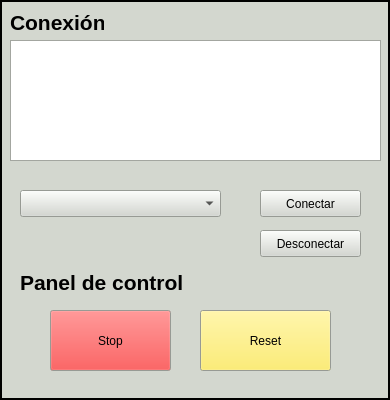
     <widget class="QFrame" name="FrameIzq">
      <property name="enabled">
       <bool>true</bool>
      </property>
      <property name="sizePolicy">
       <sizepolicy hsizetype="Fixed" vsizetype="Fixed">
        <horstretch>0</horstretch>
        <verstretch>0</verstretch>
       </sizepolicy>
      </property>
      <property name="minimumSize">
       <size>
        <width>390</width>
        <height>400</height>
       </size>
      </property>
      <property name="palette">
       <palette>
        <active>
         <colorrole role="WindowText">
          <brush brushstyle="SolidPattern">
           <color alpha="255">
            <red>0</red>
            <green>0</green>
            <blue>0</blue>
           </color>
          </brush>
         </colorrole>
         <colorrole role="Button">
          <brush brushstyle="SolidPattern">
           <color alpha="255">
            <red>211</red>
            <green>215</green>
            <blue>207</blue>
           </color>
          </brush>
         </colorrole>
         <colorrole role="Light">
          <brush brushstyle="SolidPattern">
           <color alpha="255">
            <red>255</red>
            <green>255</green>
            <blue>255</blue>
           </color>
          </brush>
         </colorrole>
         <colorrole role="Midlight">
          <brush brushstyle="SolidPattern">
           <color alpha="255">
            <red>233</red>
            <green>235</green>
            <blue>231</blue>
           </color>
          </brush>
         </colorrole>
         <colorrole role="Dark">
          <brush brushstyle="SolidPattern">
           <color alpha="255">
            <red>105</red>
            <green>107</green>
            <blue>103</blue>
           </color>
          </brush>
         </colorrole>
         <colorrole role="Mid">
          <brush brushstyle="SolidPattern">
           <color alpha="255">
            <red>141</red>
            <green>143</green>
            <blue>138</blue>
           </color>
          </brush>
         </colorrole>
         <colorrole role="Text">
          <brush brushstyle="SolidPattern">
           <color alpha="255">
            <red>0</red>
            <green>0</green>
            <blue>0</blue>
           </color>
          </brush>
         </colorrole>
         <colorrole role="BrightText">
          <brush brushstyle="SolidPattern">
           <color alpha="255">
            <red>255</red>
            <green>255</green>
            <blue>255</blue>
           </color>
          </brush>
         </colorrole>
         <colorrole role="ButtonText">
          <brush brushstyle="SolidPattern">
           <color alpha="255">
            <red>0</red>
            <green>0</green>
            <blue>0</blue>
           </color>
          </brush>
         </colorrole>
         <colorrole role="Base">
          <brush brushstyle="SolidPattern">
           <color alpha="255">
            <red>255</red>
            <green>255</green>
            <blue>255</blue>
           </color>
          </brush>
         </colorrole>
         <colorrole role="Window">
          <brush brushstyle="SolidPattern">
           <color alpha="255">
            <red>211</red>
            <green>215</green>
            <blue>207</blue>
           </color>
          </brush>
         </colorrole>
         <colorrole role="Shadow">
          <brush brushstyle="SolidPattern">
           <color alpha="255">
            <red>0</red>
            <green>0</green>
            <blue>0</blue>
           </color>
          </brush>
         </colorrole>
         <colorrole role="AlternateBase">
          <brush brushstyle="SolidPattern">
           <color alpha="255">
            <red>233</red>
            <green>235</green>
            <blue>231</blue>
           </color>
          </brush>
         </colorrole>
         <colorrole role="ToolTipBase">
          <brush brushstyle="SolidPattern">
           <color alpha="255">
            <red>255</red>
            <green>255</green>
            <blue>220</blue>
           </color>
          </brush>
         </colorrole>
         <colorrole role="ToolTipText">
          <brush brushstyle="SolidPattern">
           <color alpha="255">
            <red>0</red>
            <green>0</green>
            <blue>0</blue>
           </color>
          </brush>
         </colorrole>
         <!--colorrole role="PlaceholderText">
          <brush brushstyle="SolidPattern">
           <color alpha="128">
            <red>0</red>
            <green>0</green>
            <blue>0</blue>
           </color>
          </brush>
         </colorrole-->
        </active>
        <inactive>
         <colorrole role="WindowText">
          <brush brushstyle="SolidPattern">
           <color alpha="255">
            <red>0</red>
            <green>0</green>
            <blue>0</blue>
           </color>
          </brush>
         </colorrole>
         <colorrole role="Button">
          <brush brushstyle="SolidPattern">
           <color alpha="255">
            <red>211</red>
            <green>215</green>
            <blue>207</blue>
           </color>
          </brush>
         </colorrole>
         <colorrole role="Light">
          <brush brushstyle="SolidPattern">
           <color alpha="255">
            <red>255</red>
            <green>255</green>
            <blue>255</blue>
           </color>
          </brush>
         </colorrole>
         <colorrole role="Midlight">
          <brush brushstyle="SolidPattern">
           <color alpha="255">
            <red>233</red>
            <green>235</green>
            <blue>231</blue>
           </color>
          </brush>
         </colorrole>
         <colorrole role="Dark">
          <brush brushstyle="SolidPattern">
           <color alpha="255">
            <red>105</red>
            <green>107</green>
            <blue>103</blue>
           </color>
          </brush>
         </colorrole>
         <colorrole role="Mid">
          <brush brushstyle="SolidPattern">
           <color alpha="255">
            <red>141</red>
            <green>143</green>
            <blue>138</blue>
           </color>
          </brush>
         </colorrole>
         <colorrole role="Text">
          <brush brushstyle="SolidPattern">
           <color alpha="255">
            <red>0</red>
            <green>0</green>
            <blue>0</blue>
           </color>
          </brush>
         </colorrole>
         <colorrole role="BrightText">
          <brush brushstyle="SolidPattern">
           <color alpha="255">
            <red>255</red>
            <green>255</green>
            <blue>255</blue>
           </color>
          </brush>
         </colorrole>
         <colorrole role="ButtonText">
          <brush brushstyle="SolidPattern">
           <color alpha="255">
            <red>0</red>
            <green>0</green>
            <blue>0</blue>
           </color>
          </brush>
         </colorrole>
         <colorrole role="Base">
          <brush brushstyle="SolidPattern">
           <color alpha="255">
            <red>255</red>
            <green>255</green>
            <blue>255</blue>
           </color>
          </brush>
         </colorrole>
         <colorrole role="Window">
          <brush brushstyle="SolidPattern">
           <color alpha="255">
            <red>211</red>
            <green>215</green>
            <blue>207</blue>
           </color>
          </brush>
         </colorrole>
         <colorrole role="Shadow">
          <brush brushstyle="SolidPattern">
           <color alpha="255">
            <red>0</red>
            <green>0</green>
            <blue>0</blue>
           </color>
          </brush>
         </colorrole>
         <colorrole role="AlternateBase">
          <brush brushstyle="SolidPattern">
           <color alpha="255">
            <red>233</red>
            <green>235</green>
            <blue>231</blue>
           </color>
          </brush>
         </colorrole>
         <colorrole role="ToolTipBase">
          <brush brushstyle="SolidPattern">
           <color alpha="255">
            <red>255</red>
            <green>255</green>
            <blue>220</blue>
           </color>
          </brush>
         </colorrole>
         <colorrole role="ToolTipText">
          <brush brushstyle="SolidPattern">
           <color alpha="255">
            <red>0</red>
            <green>0</green>
            <blue>0</blue>
           </color>
          </brush>
         </colorrole>
         <!--colorrole role="PlaceholderText">
          <brush brushstyle="SolidPattern">
           <color alpha="128">
            <red>0</red>
            <green>0</green>
            <blue>0</blue>
           </color>
          </brush>
         </colorrole-->
        </inactive>
        <disabled>
         <colorrole role="WindowText">
          <brush brushstyle="SolidPattern">
           <color alpha="255">
            <red>105</red>
            <green>107</green>
            <blue>103</blue>
           </color>
          </brush>
         </colorrole>
         <colorrole role="Button">
          <brush brushstyle="SolidPattern">
           <color alpha="255">
            <red>211</red>
            <green>215</green>
            <blue>207</blue>
           </color>
          </brush>
         </colorrole>
         <colorrole role="Light">
          <brush brushstyle="SolidPattern">
           <color alpha="255">
            <red>255</red>
            <green>255</green>
            <blue>255</blue>
           </color>
          </brush>
         </colorrole>
         <colorrole role="Midlight">
          <brush brushstyle="SolidPattern">
           <color alpha="255">
            <red>233</red>
            <green>235</green>
            <blue>231</blue>
           </color>
          </brush>
         </colorrole>
         <colorrole role="Dark">
          <brush brushstyle="SolidPattern">
           <color alpha="255">
            <red>105</red>
            <green>107</green>
            <blue>103</blue>
           </color>
          </brush>
         </colorrole>
         <colorrole role="Mid">
          <brush brushstyle="SolidPattern">
           <color alpha="255">
            <red>141</red>
            <green>143</green>
            <blue>138</blue>
           </color>
          </brush>
         </colorrole>
         <colorrole role="Text">
          <brush brushstyle="SolidPattern">
           <color alpha="255">
            <red>105</red>
            <green>107</green>
            <blue>103</blue>
           </color>
          </brush>
         </colorrole>
         <colorrole role="BrightText">
          <brush brushstyle="SolidPattern">
           <color alpha="255">
            <red>255</red>
            <green>255</green>
            <blue>255</blue>
           </color>
          </brush>
         </colorrole>
         <colorrole role="ButtonText">
          <brush brushstyle="SolidPattern">
           <color alpha="255">
            <red>105</red>
            <green>107</green>
            <blue>103</blue>
           </color>
          </brush>
         </colorrole>
         <colorrole role="Base">
          <brush brushstyle="SolidPattern">
           <color alpha="255">
            <red>211</red>
            <green>215</green>
            <blue>207</blue>
           </color>
          </brush>
         </colorrole>
         <colorrole role="Window">
          <brush brushstyle="SolidPattern">
           <color alpha="255">
            <red>211</red>
            <green>215</green>
            <blue>207</blue>
           </color>
          </brush>
         </colorrole>
         <colorrole role="Shadow">
          <brush brushstyle="SolidPattern">
           <color alpha="255">
            <red>0</red>
            <green>0</green>
            <blue>0</blue>
           </color>
          </brush>
         </colorrole>
         <colorrole role="AlternateBase">
          <brush brushstyle="SolidPattern">
           <color alpha="255">
            <red>211</red>
            <green>215</green>
            <blue>207</blue>
           </color>
          </brush>
         </colorrole>
         <colorrole role="ToolTipBase">
          <brush brushstyle="SolidPattern">
           <color alpha="255">
            <red>255</red>
            <green>255</green>
            <blue>220</blue>
           </color>
          </brush>
         </colorrole>
         <colorrole role="ToolTipText">
          <brush brushstyle="SolidPattern">
           <color alpha="255">
            <red>0</red>
            <green>0</green>
            <blue>0</blue>
           </color>
          </brush>
         </colorrole>
         <!--colorrole role="PlaceholderText">
          <brush brushstyle="SolidPattern">
           <color alpha="128">
            <red>0</red>
            <green>0</green>
            <blue>0</blue>
           </color>
          </brush>
         </colorrole-->
        </disabled>
       </palette>
      </property>
      <property name="frameShape">
       <enum>QFrame::Panel</enum>
      </property>
      <property name="frameShadow">
       <enum>QFrame::Plain</enum>
      </property>
      <property name="lineWidth">
       <number>2</number>
      </property>
      <property name="midLineWidth">
       <number>0</number>
      </property>
      <widget class="QLabel" name="label">
       <property name="geometry">
        <rect>
         <x>10</x>
         <y>10</y>
         <width>94</width>
         <height>24</height>
        </rect>
       </property>
       <property name="text">
        <string>&lt;html&gt;&lt;head/&gt;&lt;body&gt;&lt;p align=&quot;justify&quot;&gt;&lt;span style=&quot; font-size:16pt; font-weight:600;&quot;&gt;Conexión&lt;/span&gt;&lt;/p&gt;&lt;/body&gt;&lt;/html&gt;</string>
       </property>
      </widget>
      <widget class="QPushButton" name="Conectar">
       <property name="geometry">
        <rect>
         <x>260</x>
         <y>190</y>
         <width>101</width>
         <height>27</height>
        </rect>
       </property>
       <property name="text">
        <string>Conectar</string>
       </property>
      </widget>
      <widget class="QComboBox" name="ListaConexiones">
       <property name="geometry">
        <rect>
         <x>20</x>
         <y>190</y>
         <width>201</width>
         <height>27</height>
        </rect>
       </property>
      </widget>
      <widget class="QPushButton" name="Desconectar">
       <property name="geometry">
        <rect>
         <x>260</x>
         <y>230</y>
         <width>101</width>
         <height>27</height>
        </rect>
       </property>
       <property name="text">
        <string>Desconectar</string>
       </property>
      </widget>
      <widget class="QListView" name="EstadosDeConexion">
       <property name="geometry">
        <rect>
         <x>10</x>
         <y>40</y>
         <width>371</width>
         <height>121</height>
        </rect>
       </property>
      </widget>
      <widget class="QPushButton" name="Stop">
       <property name="geometry">
        <rect>
         <x>50</x>
         <y>310</y>
         <width>121</width>
         <height>61</height>
        </rect>
       </property>
       <property name="palette">
        <palette>
         <active>
          <colorrole role="Button">
           <brush brushstyle="SolidPattern">
            <color alpha="255">
             <red>239</red>
             <green>41</green>
             <blue>41</blue>
            </color>
           </brush>
          </colorrole>
         </active>
         <inactive>
          <colorrole role="Button">
           <brush brushstyle="SolidPattern">
            <color alpha="255">
             <red>239</red>
             <green>41</green>
             <blue>41</blue>
            </color>
           </brush>
          </colorrole>
         </inactive>
         <disabled>
          <colorrole role="Button">
           <brush brushstyle="SolidPattern">
            <color alpha="255">
             <red>239</red>
             <green>41</green>
             <blue>41</blue>
            </color>
           </brush>
          </colorrole>
         </disabled>
        </palette>
       </property>
       <property name="text">
        <string>Stop</string>
       </property>
      </widget>
      <widget class="QPushButton" name="Reset">
       <property name="geometry">
        <rect>
         <x>200</x>
         <y>310</y>
         <width>131</width>
         <height>61</height>
        </rect>
       </property>
       <property name="palette">
        <palette>
         <active>
          <colorrole role="Button">
           <brush brushstyle="SolidPattern">
            <color alpha="255">
             <red>252</red>
             <green>233</green>
             <blue>79</blue>
            </color>
           </brush>
          </colorrole>
         </active>
         <inactive>
          <colorrole role="Button">
           <brush brushstyle="SolidPattern">
            <color alpha="255">
             <red>252</red>
             <green>233</green>
             <blue>79</blue>
            </color>
           </brush>
          </colorrole>
         </inactive>
         <disabled>
          <colorrole role="Button">
           <brush brushstyle="SolidPattern">
            <color alpha="255">
             <red>252</red>
             <green>233</green>
             <blue>79</blue>
            </color>
           </brush>
          </colorrole>
         </disabled>
        </palette>
       </property>
       <property name="text">
        <string>Reset</string>
       </property>
      </widget>
      <widget class="QLabel" name="label_4">
       <property name="geometry">
        <rect>
         <x>20</x>
         <y>270</y>
         <width>171</width>
         <height>24</height>
        </rect>
       </property>
       <property name="text">
        <string>&lt;html&gt;&lt;head/&gt;&lt;body&gt;&lt;p align=&quot;justify&quot;&gt;&lt;span style=&quot; font-size:16pt; font-weight:600;&quot;&gt;Panel de control&lt;/span&gt;&lt;/p&gt;&lt;/body&gt;&lt;/html&gt;</string>
       </property>
      </widget>
     </widget>
